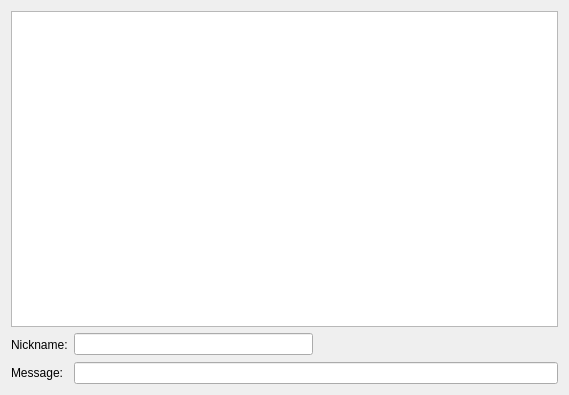
<?xml version="1.0" encoding="UTF-8"?>
<ui version="4.0">
 <class>ChatClass</class>
 <widget class="QDialog" name="ChatClass">
  <property name="geometry">
   <rect>
    <x>0</x>
    <y>0</y>
    <width>569</width>
    <height>395</height>
   </rect>
  </property>
  <property name="windowTitle">
   <string>Team Chat</string>
  </property>
  <layout class="QGridLayout" name="gridLayout">
   <item row="0" column="0" colspan="3">
    <widget class="QListWidget" name="listWidget">
     <property name="horizontalScrollBarPolicy">
      <enum>Qt::ScrollBarAlwaysOff</enum>
     </property>
     <property name="autoScroll">
      <bool>true</bool>
     </property>
     <property name="autoScrollMargin">
      <number>5</number>
     </property>
     <property name="isWrapping" stdset="0">
      <bool>false</bool>
     </property>
     <property name="wordWrap">
      <bool>true</bool>
     </property>
     <property name="sortingEnabled">
      <bool>false</bool>
     </property>
    </widget>
   </item>
   <item row="1" column="1">
    <widget class="QLineEdit" name="NickLineEdit">
     <property name="text">
      <string/>
     </property>
    </widget>
   </item>
   <item row="1" column="2">
    <spacer name="horizontalSpacer">
     <property name="orientation">
      <enum>Qt::Horizontal</enum>
     </property>
     <property name="sizeHint" stdset="0">
      <size>
       <width>163</width>
       <height>23</height>
      </size>
     </property>
    </spacer>
   </item>
   <item row="2" column="1" colspan="2">
    <widget class="QLineEdit" name="lineEdit"/>
   </item>
   <item row="2" column="0">
    <widget class="QLabel" name="label_2">
     <property name="text">
      <string>Message:</string>
     </property>
    </widget>
   </item>
   <item row="1" column="0">
    <widget class="QLabel" name="label">
     <property name="text">
      <string>Nickname:</string>
     </property>
    </widget>
   </item>
  </layout>
 </widget>
 <layoutdefault spacing="6" margin="11"/>
 <resources/>
 <connections>
  <connection>
   <sender>lineEdit</sender>
   <signal>returnPressed()</signal>
   <receiver>ChatClass</receiver>
   <slot>addMessage()</slot>
   <hints>
    <hint type="sourcelabel">
     <x>170</x>
     <y>328</y>
    </hint>
    <hint type="destinationlabel">
     <x>213</x>
     <y>175</y>
    </hint>
   </hints>
  </connection>
 </connections>
 <slots>
  <slot>addMessage()</slot>
 </slots>
</ui>
